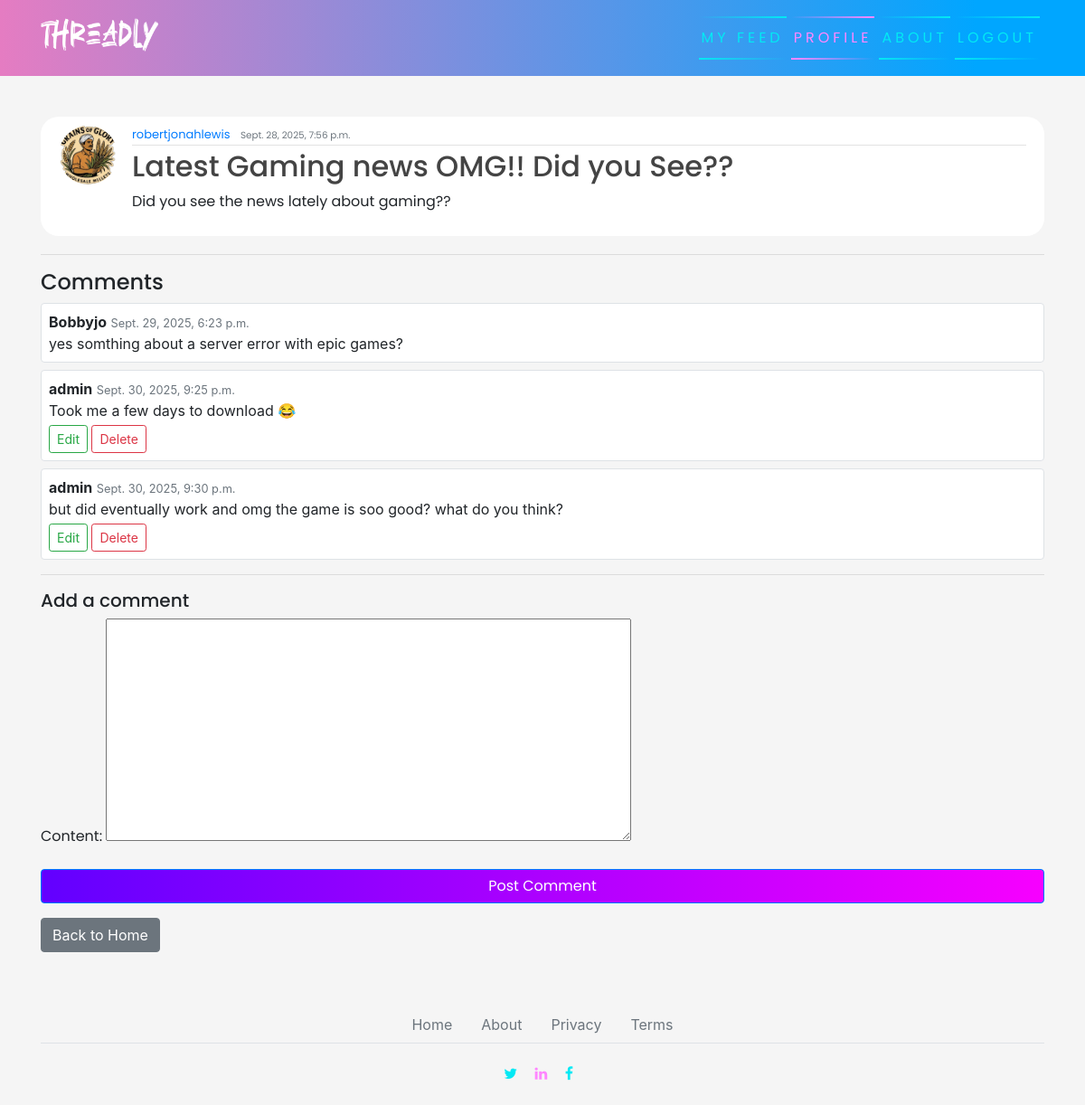
The page /post/3/ (signed in) on the database as committed earlier.
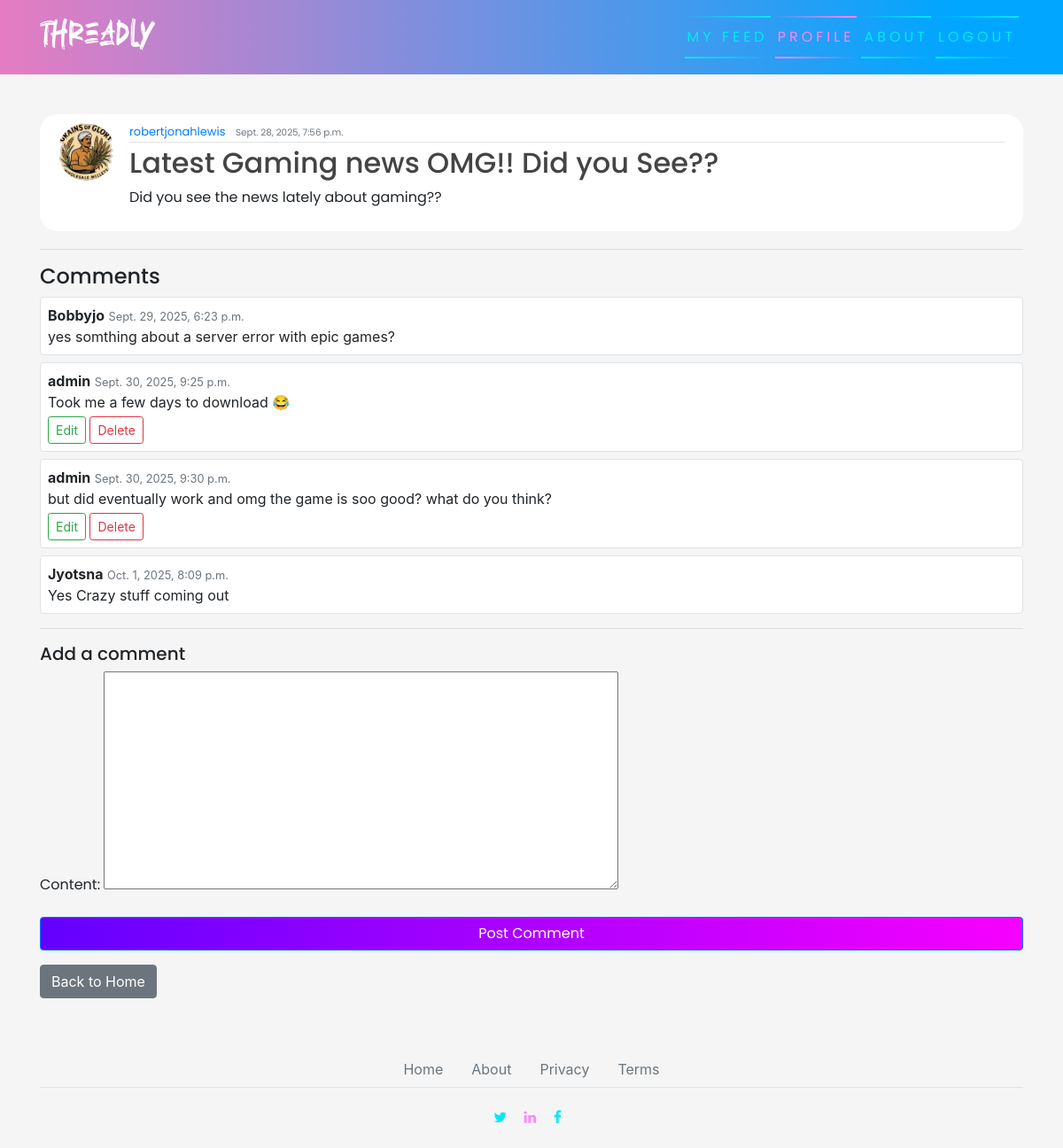
The same page on the database as committed later.
### blog/models.py (models this page shows, shortened)
class Comment(models.Model):
    post = models.ForeignKey(Post, on_delete=models.CASCADE, related_name='comments')
    author = models.ForeignKey(User, on_delete=models.CASCADE)
    content = models.TextField()
    date_posted = models.DateTimeField(default=timezone.now)
    image = models.ImageField(upload_to='post_images/', blank=True, null=True)

### blog/views.py (the view, shortened to what this page needs)
# urls.py: path('post/<int:pk>/', PostDetailView.as_view(), name="blog-detail"),
class PostDetailView(LoginRequiredMixin, DetailView):
    model = Post
    template_name = 'blog/post_detail.html'
    def get_context_data(self, **kwargs):
        context = super().get_context_data(**kwargs)
        context['form'] = CommentForm()  # empty comment form
        return context

### blog/forms.py
class CommentForm(forms.ModelForm):
    class Meta:
        model = Comment
        fields = ['content']

### blog/templates/blog/post_detail.html (shortened to what this page needs)
{% extends 'blog/base.html' %}
{% block content %}
<article class="media content-section">
  <img class="rounded-circle article-img" src="{{ object.author.profile.image.url }}" alt="user own profile">
  <div class="media-body">
      <div class="article-metadata">
        <a class="mr-2" href="#">{{ object.author }}</a>
        <small class="text-muted">{{ object.date_posted }}</small> <br>
      </div>
      <h2 class="article-title">{{ object.title }}</h2>
      <p class="article-content">{{ object.content }}</p>
  </div>
</article>
<hr>
<h4>Comments</h4>
{% for comment in object.comments.all %}
  <div class="content-section mb-2 p-2 border rounded">
    <strong>{{ comment.author }}</strong>
    <small class="text-muted">{{ comment.date_posted }}</small><br>
    {{ comment.content }}
    {% if comment.author == user %}
      <div class="mt-1">
        <a class="btn btn-sm btn-outline-success" href="{% url 'comment-update' comment.id %}">Edit</a>
        <a class="btn btn-sm btn-outline-danger" href="{% url 'comment-delete' comment.id %}">Delete</a>
      </div>
    {% endif %}
  </div>
{% empty %}
  <p>No comments yet.</p>
{% endfor %}
{% if user.is_authenticated %}
  <hr>
  <h5>Add a comment</h5>
  <form method="post">
    {{ form.as_p }}
    <button class="btn btn-primary" type="submit">Post Comment</button>
  </form>
  <div class="mt-2">
    <a href="{% url 'blog-home' %}" class="btn btn-secondary mt-2">Back to Home</a>
  </div>
{% else %}
  <p><a href="{% url 'login' %}">Log in</a> to comment.</p>
{% endif %}
{% endblock content %}

Rows that differ between the two databases and show on the page:
added Comment: author "Jyotsna", date_posted "Oct. 1, 2025, 8:09 p.m.", content "Yes Crazy stuff coming out"
